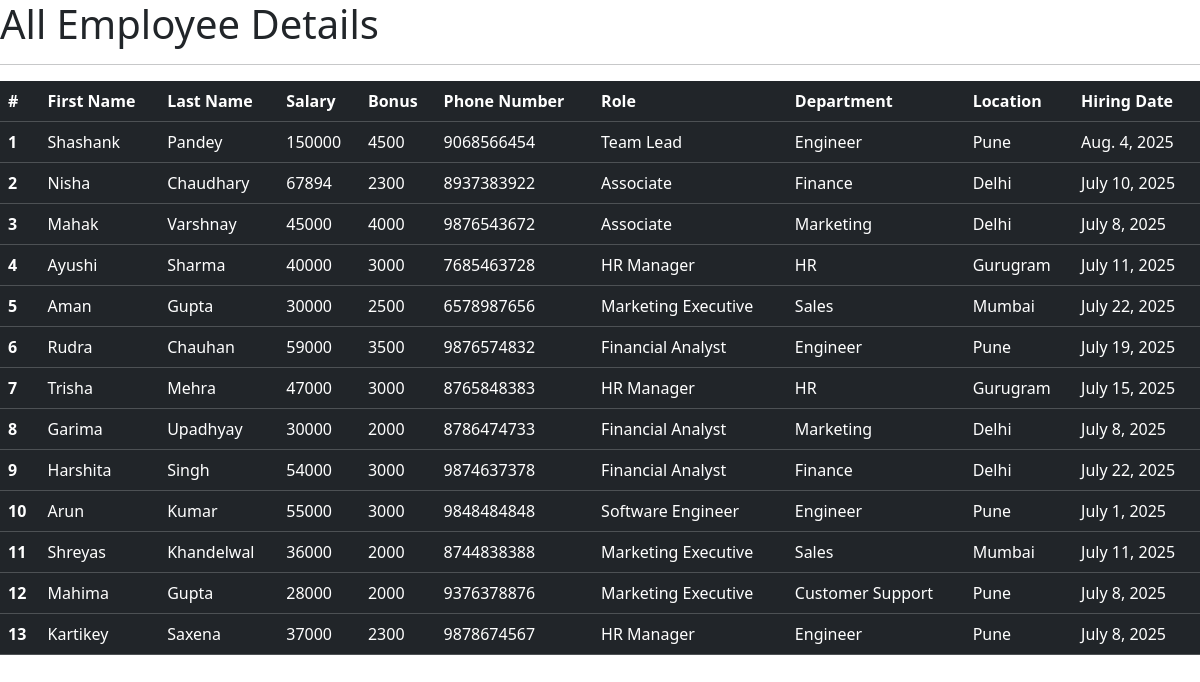
/all/, run on an earlier commit of the app's database.
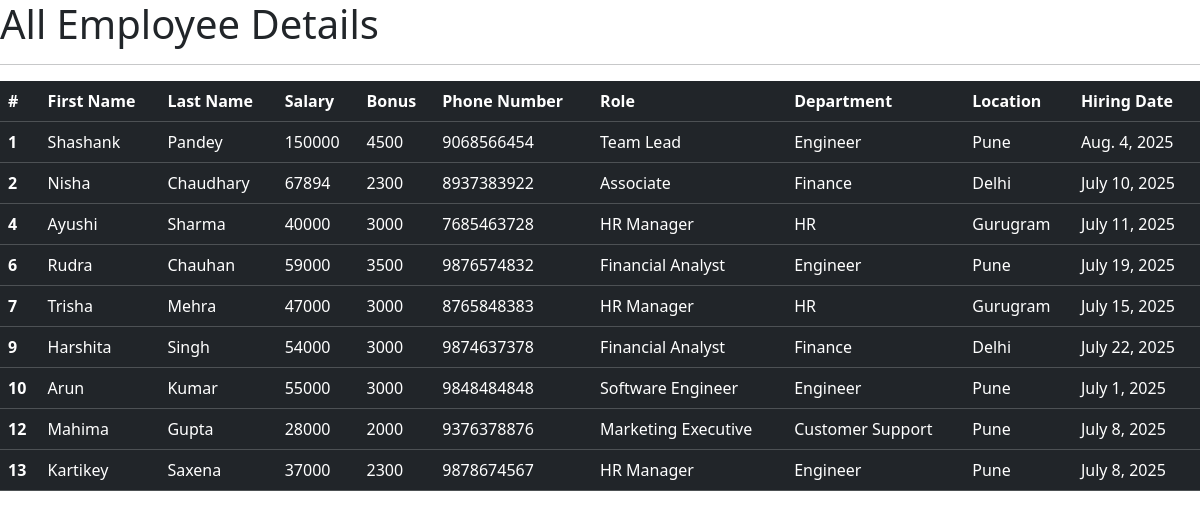
And on a later commit of the database.
### emp_app/models.py (models this page shows, shortened)
class Employee(models.Model):
    first_name=models.CharField(max_length=100,null=False)
    last_name=models.CharField(max_length=100)
    dept=models.ForeignKey(Department, on_delete=models.CASCADE)
    salary=models.IntegerField(default=0)
    bonus=models.IntegerField(default=0)
    role=models.ForeignKey(Role, on_delete=models.CASCADE)
    phone=models.IntegerField(default=0)
    hire_date=models.DateField()
    def __str__(self):
        return "%s %s %s" %(self.first_name, self.last_name, self.phone)

class Role(models.Model):
    name=models.CharField(max_length=100,null=False)

class Department(models.Model):
    name=models.CharField(max_length=100,null=False)
    location=models.CharField(max_length=100)

### emp_app/views.py (the view)
# urls.py: path('all/', views.all_emp, name='all_emp'),
def all_emp(request):
    emps=Employee.objects.all()
    context={
        'emps':emps
    }
    print(context)
    return render(request, 'view_all_emp.html',context)

### emp_app/templates/view_all_emp.html (shortened to what this page needs)
<!doctype html>
<html lang="en">
  <head>
    <link href="https://cdn.jsdelivr.net/npm/bootstrap@5.3.7/dist/css/bootstrap.min.css" rel="stylesheet">
  </head>
  <body>
    <h1>All Employee Details</h1>
    <hr>
    <table class="table table-dark border-sm">
  <thead>
    <tr>
      <th scope="col">#</th>
      <th scope="col">First Name</th>
      <th scope="col">Last Name</th>
      <th scope="col">Salary</th>
      <th scope="col">Bonus</th>
      <th scope="col">Phone Number</th>
      <th scope="col">Role</th>
      <th scope="col">Department</th>
      <th scope="col">Location</th>
      <th scope="col">Hiring Date</th>
    </tr>
  </thead>
  {% for emp in emps %}
  <tbody>
    <tr>
      <th scope="row">{{emp.id}}</th>
      <td>{{emp.first_name}}</td>
      <td>{{emp.last_name}}</td>
      <td>{{emp.salary}}</td>
      <td>{{emp.bonus}}</td>
      <td>{{emp.phone}}</td>
      <td>{{emp.role.name}}</td>
      <td>{{emp.dept.name}}</td>
      <td>{{emp.dept.location}}</td>
      <td>{{emp.hire_date}}</td>
    </tr>
  </tbody>
  {% endfor %}
</table>
  </body>
</html>

What changed in the data, as far as the page shows it:
removed Employee: id "3", first_name "Mahak", last_name "Varshnay", salary "45000", bonus "4000", phone "9876543672", role.name "Associate", dept.name "Marketing", dept.location "Delhi", hire_date "July 8, 2025"
removed Employee: id "5", first_name "Aman", last_name "Gupta", salary "30000", bonus "2500", phone "6578987656", role.name "Marketing Executive", dept.name "Sales", dept.location "Mumbai", hire_date "July 22, 2025"
removed Employee: id "8", first_name "Garima", last_name "Upadhyay", salary "30000", bonus "2000", phone "8786474733", role.name "Financial Analyst", dept.name "Marketing", dept.location "Delhi", hire_date "July 8, 2025"
removed Employee: id "11", first_name "Shreyas", last_name "Khandelwal", salary "36000", bonus "2000", phone "8744838388", role.name "Marketing Executive", dept.name "Sales", dept.location "Mumbai", hire_date "July 11, 2025"
